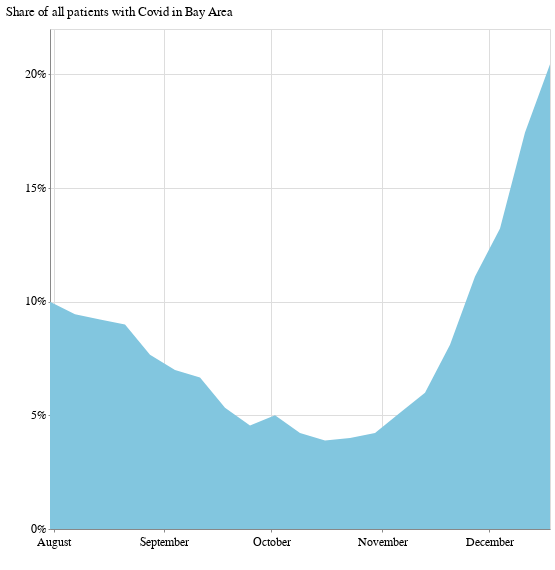

Write notebook code for a chart like this one.
### Code cell
alt.Chart(bayarea_grouped).mark_area().encode(
    x=alt.X('week:T', axis=alt.Axis(format='', title=' ', tickCount=3)),
    y = alt.Y('covid_patients_share', title=' ', axis=alt.Axis(format='%', title='Share of all patients with Covid in Bay Area', tickCount=6)),
).properties(width=500, height=500)

### Figure 1 — Vega-Lite specification as saved in the notebook (floating-point values rounded to 4 significant figures)
{"config": {"view": {"width": 800, "height": 450}, "background": "#ffffff", "title": {"anchor": "start", "font": "Benton Gothic Bold, sans", "fontColor": "#000000", "fontSize": 22, "fontWeight": "normal"}, "arc": {"fill": "#82c6df"}, "area": {"fill": "#82c6df"}, "line": {"stroke": "#82c6df", "strokeWidth": 3}, "path": {"stroke": "#82c6df"}, "rect": {"fill": "#82c6df"}, "shape": {"stroke": "#82c6df"}, "bar": {"fill": "#82c6df"}, "point": {"stroke": "#82c6df"}, "symbol": {"fill": "#82c6df", "size": 30}, "axis": {"titleFont": "Benton Gothic Bold, sans", "titleFontSize": 13, "titleFontWeight": "normal", "labelFont": "Benton Gothic, sans", "labelFontSize": 11.5, "labelFontWeight": "normal"}, "axisX": {"labelAngle": 0, "labelPadding": 4, "tickSize": 3}, "axisY": {"labelBaseline": "middle", "maxExtent": 45, "minExtent": 45, "tickSize": 2, "titleAlign": "left", "titleAngle": 0, "titleX": -45, "titleY": -11}, "legend": {"titleFont": "Benton Gothic Bold, sans", "titleFontSize": 13, "titleFontWeight": "normal", "symbolType": "square", "labelFont": "Benton Gothic, sans", "labelFontSize": 11.5}, "range": {"category": ["#3580b1", "#ec8431", "#ab7fb4", "#c89d29", "#adc839", "#829eb1"], "diverging": ["#e68a4f", "#f4bb6a", "#f9e39c", "#dadfe2", "#a6b7c6", "#849eae"], "heatmap": ["#fbf2c7", "#f9e39c", "#f8d36e", "#f4bb6a", "#e68a4f", "#d15a40", "#ab4232"], "ordinal": ["#fbf2c7", "#f9e39c", "#f8d36e", "#f4bb6a", "#e68a4f", "#d15a40", "#ab4232"], "ramp": ["#fbf2c7", "#f9e39c", "#f8d36e", "#f4bb6a", "#e68a4f", "#d15a40", "#ab4232"]}}, "data": {"name": "data-f330fc31265b1163fc3da6210741fdd1"}, "mark": "area", "encoding": {"x": {"type": "temporal", "axis": {"format": "", "tickCount": 3, "title": " "}, "field": "week"}, "y": {"type": "quantitative", "axis": {"format": "%", "tickCount": 6, "title": "Share of all patients with Covid in Bay Area"}, "field": "covid_patients_share", "title": " "}}, "height": 500, "width": 500, "$schema": "https://vega.github.io/schema/vega-lite/v4.0.2.json", "datasets": {"data-f330fc31265b1163fc3da6210741fdd1": [{"week": "2020-07-31T00:00:00", "all_covid_patients": 722.0, "covid_patients_share": 0.1}, {"week": "2020-08-07T00:00:00", "all_covid_patients": 665.0, "covid_patients_share": 0.09444}, {"week": "2020-08-14T00:00:00", "all_covid_patients": 701.0, "covid_patients_share": 0.09222}, {"week": "2020-08-21T00:00:00", "all_covid_patients": 670.0, "covid_patients_share": 0.09}, {"week": "2020-08-28T00:00:00", "all_covid_patients": 583.0, "covid_patients_share": 0.07667}, {"week": "2020-09-04T00:00:00", "all_covid_patients": 515.0, "covid_patients_share": 0.07}, {"week": "2020-09-11T00:00:00", "all_covid_patients": 475.0, "covid_patients_share": 0.06667}, {"week": "2020-09-18T00:00:00", "all_covid_patients": 401.0, "covid_patients_share": 0.05333}, {"week": "2020-09-25T00:00:00", "all_covid_patients": 340.0, "covid_patients_share": 0.04556}, {"week": "2020-10-02T00:00:00", "all_covid_patients": 317.0, "covid_patients_share": 0.05}, {"week": "2020-10-09T00:00:00", "all_covid_patients": 277.0, "covid_patients_share": 0.04222}, {"week": "2020-10-16T00:00:00", "all_covid_patients": 268.0, "covid_patients_share": 0.03889}, {"week": "2020-10-23T00:00:00", "all_covid_patients": 275.0, "covid_patients_share": 0.04}, {"week": "2020-10-30T00:00:00", "all_covid_patients": 297.0, "covid_patients_share": 0.04222}, {"week": "2020-11-06T00:00:00", "all_covid_patients": 334.0, "covid_patients_share": 0.05111}, {"week": "2020-11-13T00:00:00", "all_covid_patients": 433.0, "covid_patients_share": 0.06}, {"week": "2020-11-20T00:00:00", "all_covid_patients": 603.0, "covid_patients_share": 0.08111}, {"week": "2020-11-27T00:00:00", "all_covid_patients": 815.0, "covid_patients_share": 0.1111}, {"week": "2020-12-04T00:00:00", "all_covid_patients": 1050.0, "covid_patients_share": 0.1322}, {"week": "2020-12-11T00:00:00", "all_covid_patients": 1383.0, "covid_patients_share": 0.1744}, {"week": "2020-12-18T00:00:00", "all_covid_patients": 1675.0, "covid_patients_share": 0.2044}]}}
